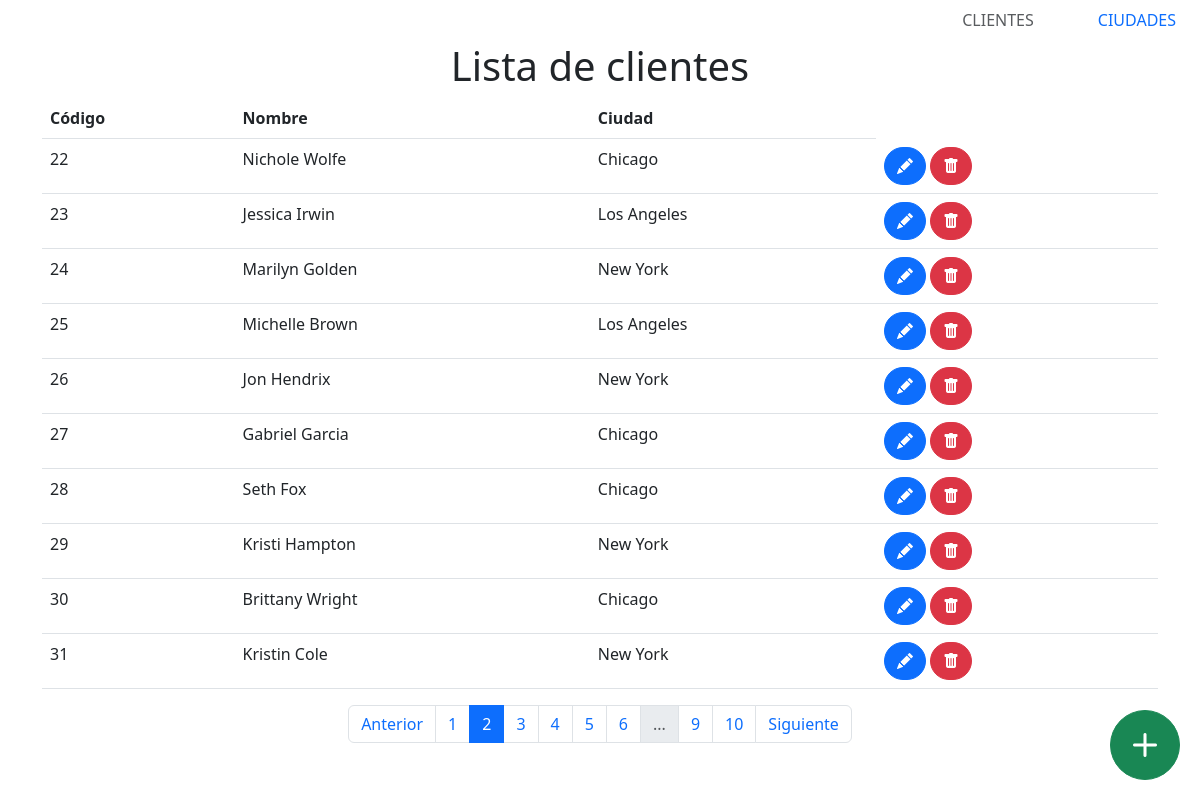
The app's page /clients?page=2 with its own data.
### Backend/models/models.py (models this page shows)
class Client(db.Model):
    cod = db.Column(db.Integer, primary_key=True)
    name = db.Column(db.String(50), nullable=False)
    city_cod = db.Column(db.Integer, db.ForeignKey('city.cod'), nullable=False)
    def to_dict(self):
        data = {
            'cod': self.cod,
            'name': self.name,
            'city_cod': self.city_cod
        }
        return data

class City(db.Model):
    cod = db.Column(db.Integer, primary_key=True)
    name = db.Column(db.String(50), nullable=False)
    clients = db.relationship('Client', backref='city', lazy=True)
    def to_dict(self):
        data = {
            'cod': self.cod,
            'name': self.name,
            'clients': list(map(lambda a: a.to_dict(), self.clients))
        }
        return data

### Backend/controllers/client.py (the view)
@app.route('/clients', methods=['GET'])
def clients_list():
    page = request.args.get('page', 1, type=int)
    per_page = 10
    clients = db.session.query(Client).paginate(
        page=page, per_page=per_page)
    cities = list(map(lambda a: a.to_dict(), City.query.all()))
    city_dict = {city['cod']: city['name'] for city in cities}
    delete_url = url_for('clients_delete', cod=0)
    edit_url = url_for('clients_edit', cod=0)
    return render_template('clients.html', clients=clients, cities=cities, city_dict=city_dict, delete_url=delete_url, edit_url=edit_url)

### templates/clients.html (shortened to what this page needs)
{% extends "base.html" %}
{% block content %}
<center>
    <h1 class="display-6">Lista de clientes</h1>
</center>
<div class="container-sm">
    <table id="clientsTable" class="table table-hover">
        <thead>
            <tr>
                <th>Código</th>
                <th>Nombre</th>
                <th>Ciudad</th>
            </tr>
        </thead>
        <tbody id="listClients">
            {% for client in clients.items %}
            <tr id="client-{{ client.cod }}-details">
                <td id="client-{{ client.cod }}-cod">{{ client.cod }}</td>
                <td id="client-{{ client.cod }}-name">{{ client.name }}</td>
                <td id="client-{{ client.cod }}-city_cod">{{ city_dict[client.city_cod] }}</td>
                <td>
                    <button type="button" class="btn btn-primary btn-md rounded-5" data-bs-toggle="modal"
                        data-bs-target="#editClientModal-{{client.cod}}" title="Editar Cliente">
                        <i class="bi bi-pencil-fill"></i>
                    </button>
                    <button type="button" class="btn btn-danger btn-md rounded-5" data-bs-toggle="modal"
                        data-bs-target="#deleteClientModal-{{client.cod}}" title="Eliminar Cliente">
                        <i class="bi bi-trash-fill"></i>
                    </button>
                </td>
            </tr>
            {% endfor %}
            <button type="button" class="btn btn-success" data-bs-toggle="modal" data-bs-target="#clientModal" style="font-size: 24px;
                       width: 70px;
                       height: 70px;
                       border-radius: 50%;
                       position: fixed;
                       bottom: 20px;
                       right: 20px;
                       z-index: 100;" title="Agregar cliente">
                <i class="bi bi-plus-lg"></i>
            </button>
        </tbody>
    </table>
    <div class="container">
        <nav>
            <ul class="pagination justify-content-center">
                {% if clients.has_prev %}
                <li class="page-item">
                    <a class="page-link" href="{{ url_for('clients_list', page=clients.prev_num) }}">Anterior</a>
                </li>
                {% else %}
                <li class="page-item disabled">
                    <a class="page-link">Anterior</a>
                </li>
                {% endif %}
                {% for page_num in clients.iter_pages() %}
                {% if page_num %}
                {% if page_num != clients.page %}
                <li class="page-item">
                    <a class="page-link" href="{{ url_for('clients_list', page=page_num) }}">{{ page_num }}</a>
                </li>
                {% else %}
                <li class="page-item active">
                    <a class="page-link">{{ page_num }}</a>
                </li>
                {% endif %}
                {% else %}
                <li class="page-item disabled">
                    <a class="page-link">...</a>
                </li>
                {% endif %}
                {% endfor %}
                {% if clients.has_next %}
                <li class="page-item">
                    <a class="page-link" href="{{ url_for('clients_list', page=clients.next_num) }}">Siguiente</a>
                </li>
                {% else %}
                <li class="page-item disabled">
                    <a class="page-link">Siguiente</a>
                </li>
                {% endif %}
            </ul>
        </nav>
    </div>
</div>
{% endblock %}

### records on screen
Client: cod "22", name "Nichole Wolfe", city_cod.name "Chicago"
Client: cod "23", name "Jessica Irwin", city_cod.name "Los Angeles"
Client: cod "24", name "Marilyn Golden", city_cod.name "New York"
Client: cod "25", name "Michelle Brown", city_cod.name "Los Angeles"
Client: cod "26", name "Jon Hendrix", city_cod.name "New York"
Client: cod "27", name "Gabriel Garcia", city_cod.name "Chicago"
Client: cod "28", name "Seth Fox", city_cod.name "Chicago"
Client: cod "29", name "Kristi Hampton", city_cod.name "New York"
Client: cod "30", name "Brittany Wright", city_cod.name "Chicago"
Client: cod "31", name "Kristin Cole", city_cod.name "New York"

### other values on screen
{{ page_num }} "1" "3" "4" "5" "6" "9" "10"
{{ page_num }} "2"
